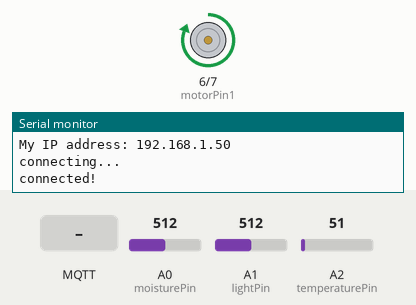
The sketch below on a simulated Arduino Uno, built with avr-gcc and run on an emulated ATmega328P. On the bench: motor-driver pin pairs drawn as motors (green arrow = first pin HIGH = forward, orange = second pin HIGH = backward, longer = more drive), the last lines printed to the serial monitor. The inputs (shaded band) are chosen by the test bench; at power-on: A0 (moisturePin) = 512, A1 (lightPin) = 512, A2 (temperaturePin) = 51. WiFi joins after 1.5 s; servers stay silent unless stated; no MQTT or app messages arrive unless stated.

Above: at 2.7 s.
2.8 s: A0 (moisturePin) set to 109
4.3 s: A0 (moisturePin) set to 90
At 4.9 s:
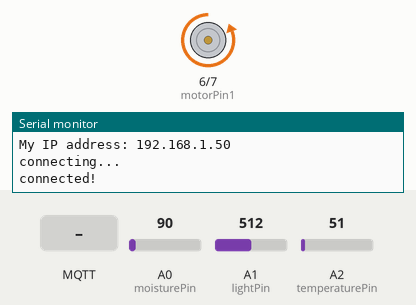
5.8 s: MQTT message "0" arrives on the first subscribed topic
At 6.5 s:
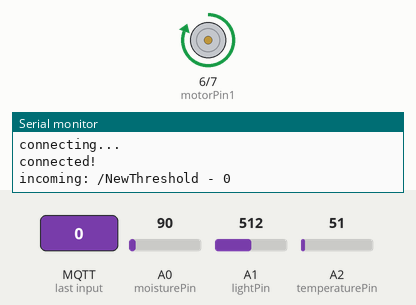
Timing chart, 0 to 8.8 s (numbered marks = the images above; inputs shaded):
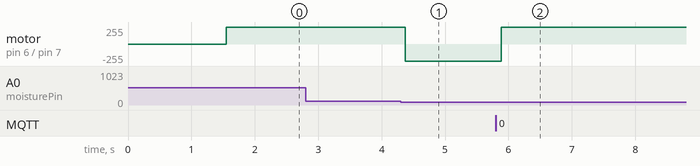

The sketch:

Shiftr-send-3sensor-value-ethernet.ino
```cpp
// This example uses an Arduino Uno together with
// an Ethernet Shield to connect to shiftr.io.
// It also automatically asks for an IP address. This code was taken from
// EXAMPLES/Ethernet/DhcpAddressPrinter
//
// You can see the information here"
// https://shiftr.io/buddadweet/Foresta-Inclusive
//
// by Joël Gähwiler
// https://github.com/256dpi/arduino-mqtt


#include <Ethernet.h>
#include <MQTT.h>
#include <SPI.h> //from DhcpAddressPrinter

    // from DhcpAddressPrinter
                byte mac[] = {
                  0x00, 0xAA, 0xBB, 0xCC, 0xDE, 0x02 /*change mac address so it is different from the programme
                  on send arduino */
                };
    // end from DhcpAddressPrinter

EthernetClient net;
MQTTClient client;

unsigned long lastMillis = 0;
int moistureThreshold = 100;  // this is to hold the value for the soil moisture thresholdmoistureThreshold = 100;
int moisturePin = A0; // this defines the pin A0 as the moisture sensor pin
int moistureReading;  // this holds the reading from the moisture sensor
int lightPin = A1;  // this defines the pin A1 as the light sensor pin
int lightReading;  // this holds the reading from the light sensor
int temperaturePin = A2; // this defines the pin A2 as the temperature sensor pin
int temperatureReading;  // this holds the reading from the temperature sensor
int motorPin1 = 6; // Ball-Motor
int motorPin2 = 7; // Ball-Motor


void setup() {
  Serial.begin(115200);
  pinMode(motorPin1, OUTPUT); //set pins as output
  pinMode(motorPin2, OUTPUT);  //set pins as output
  pinMode (moisturePin,INPUT); // Initializing soil moisture sensor as input
  pinMode (lightPin,INPUT); // Initializing light sensor as input
  pinMode (temperaturePin,INPUT); // Initializing soil temperature sensor as input

      // from DhcpAddressPrinter
                      // start the Ethernet connection:
                      Serial.println("Initialize Ethernet with DHCP:");
                      if (Ethernet.begin(mac) == 0) {
                        Serial.println("Failed to configure Ethernet using DHCP");
                        if (Ethernet.hardwareStatus() == EthernetNoHardware) {
                          Serial.println("Ethernet shield was not found.  Sorry, can't run without hardware. :(");
                        } else if (Ethernet.linkStatus() == LinkOFF) {
                          Serial.println("Ethernet cable is not connected.");
                        }
                        // no point in carrying on, so do nothing forevermore:
                        while (true) {
                          delay(1);
                        }
                      }
                      // print your local IP address:
                      Serial.print("My IP address: ");
                      Serial.println(Ethernet.localIP());
    // end from DhcpAddressPrinter

  // Note: Local domain names (e.g. "Computer.local" on OSX) are not supported by Arduino.
  // You need to set the IP address directly.
  client.begin("broker.shiftr.io", net);
  client.onMessage(messageReceived); // call this function (message received) whenever there is a message

  connect();
}

void loop() {

  moistureReading = analogRead(moisturePin);
  lightReading = analogRead(lightPin);
  temperatureReading = analogRead(temperaturePin);
  temperatureReading = map(temperatureReading, 0, 625, -40, 85);

  if (moistureReading < moistureThreshold)  {  // reads moistureReading - if smaller than moistureThreshold then open valve
    // Turn the motor in one direction
    digitalWrite(motorPin1, LOW); //open
    digitalWrite(motorPin2, HIGH);
  }
  else {
    digitalWrite(motorPin1, HIGH); //close
    digitalWrite(motorPin2, LOW);
  }
  delay (100);

  client.loop();

  if (!client.connected()) {
    connect();
  }
  if (millis() - lastMillis > 1000) {
      lastMillis = millis();
      //Serial.print("moistureThreshold value");
      //Serial.println(moistureThreshold);
      client.publish("/WetSoil", String(moistureReading)); // sending to shiftr    client.publish("/WetSoil", String(moisture-reading)); // sending to shiftr
      client.publish("/Light", String(lightReading)); // sending to shiftr    client.publish("/WetSoil", String(moisture-reading)); // sending to shiftr
      client.publish("/Temperature", String(temperatureReading)); // sending to shiftr    client.publish("/WetSoil", String(moisture-reading)); // sending to shiftr
    }

  // from DhcpAddressPrinter
    switch (Ethernet.maintain()) {
    case 1:
      //renewed fail
      Serial.println("Error: renewed fail");
      break;

    case 2:
      //renewed success
      Serial.println("Renewed success");
      //print your local IP address:
      Serial.print("My IP address: ");
      Serial.println(Ethernet.localIP());
      break;

    case 3:
      //rebind fail
      Serial.println("Error: rebind fail");
      break;

    case 4:
      //rebind success
      Serial.println("Rebind success");
      //print your local IP address:
      Serial.print("My IP address: ");
      Serial.println(Ethernet.localIP());
      break;

    default:
      //nothing happened
      break;

  }
  // end from DhcpAddressPrinter

}

void connect() {
  Serial.print("connecting...");
  while (!client.connect("Foresta-InclusiveGARDEN", "c9f6b6d3", "055ad1c0d8de9605")) {
    Serial.print(".");
    delay(1000);
  }

  Serial.println("\nconnected!"); //  '/n' means start at new line

  client.subscribe("/NewThreshold"); //     '/' all names start with a slash
  //client.unsubscribe("/NewThreshold");
}

void messageReceived(String &topic, String &payload) {   // string is a type of variable - a series of characters (topic= /moistureThreshold   payload= the value
  moistureThreshold = payload.toInt(); // this translates the payload string into an integer, which is now stored in sensorValue
  Serial.println("incoming: " + topic + " - " + payload);  // see serial - this is how the information is displayed

}
```

Measured:
- the behaviour switches between 100 and 99 on A0 (moisturePin) (found by bisection; images 0 and 1)
- after the input at 2.8 s, every drawn part: stays the same
- after the input at 4.3 s, motor on pin 6 (motorPin1) / pin 7 (motorPin2): forward 255/255 → backward 255/255 after 0.07 s
- after the input at 5.8 s, motor on pin 6 (motorPin1) / pin 7 (motorPin2): backward 255/255 → forward 255/255 after 0.08 s
